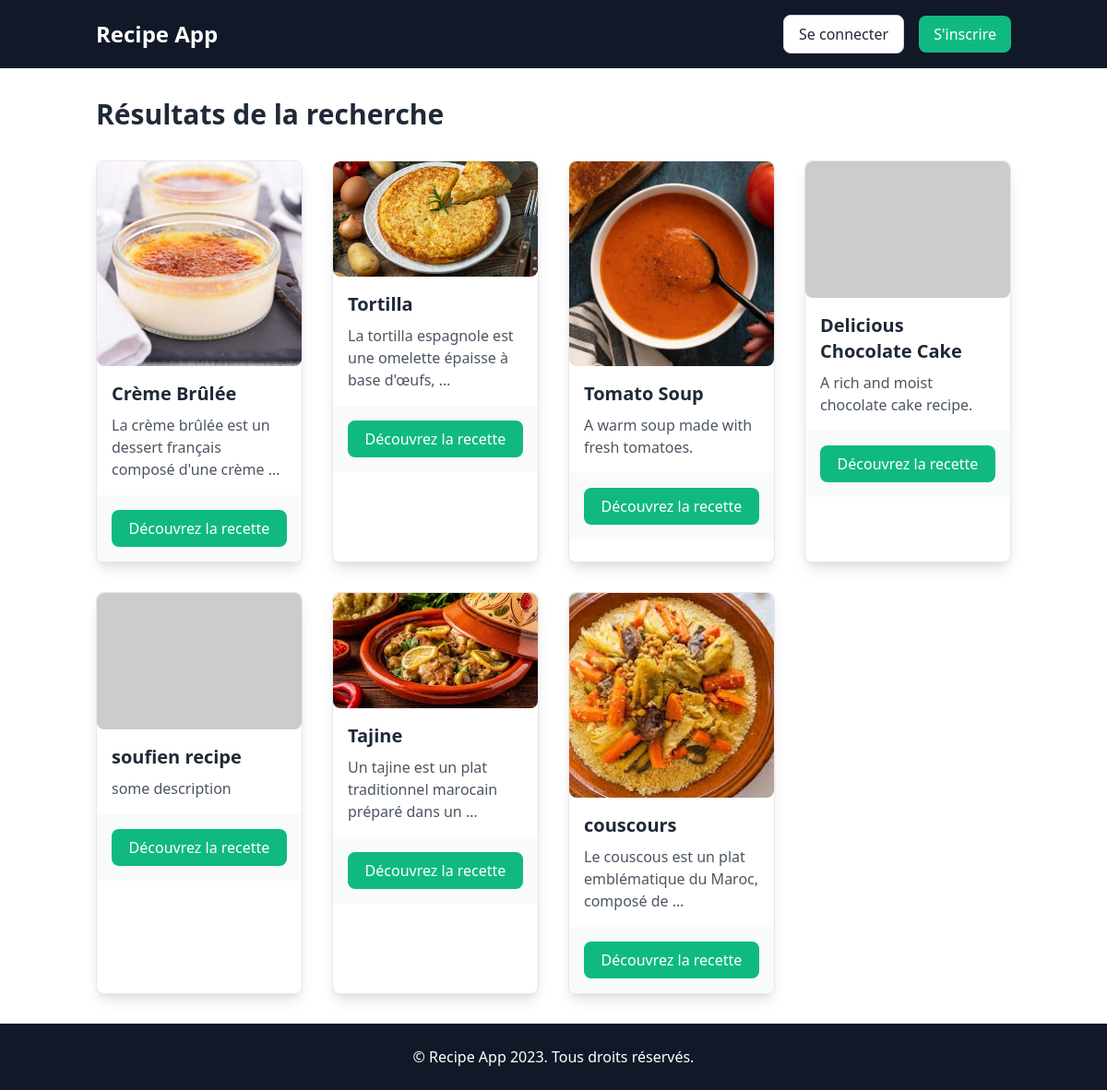
Page /recipes/chercher_recette/ on the committed database.
### recipes/models.py (models this page shows, shortened)
class Recipe(models.Model):
    title = models.CharField(max_length=200)
    description = models.TextField()
    user = models.ForeignKey(User, on_delete=models.SET_NULL, null=True, blank=True)
    image = models.ImageField(upload_to='recipes_photos/',default="https://dummyimage.com/450x300/dee2e6/6c757d.jpg")

### recipes/views.py (the view)
# urls.py: path('chercher_recette/', recipes.views.chercher_recette, name='chercher_recette'),
def chercher_recette(request):
    q = request.GET.get('query', '')  # Obtenir le mot-clé de recherche depuis l'URL
    recherches = Recipe.objects.filter(title__icontains=q)  # Rechercher dans le champ "title"
    return render(request, "recipes/search_result.html", {'recherches': recherches})

### recipes/templates/recipes/search_result.html (shortened to what this page needs)
<!DOCTYPE html>
<html lang="fr">
<head>
    <link href="https://cdn.jsdelivr.net/npm/tailwindcss@2.0.0/dist/tailwind.min.css" rel="stylesheet">
</head>
<body class="min-h-screen flex flex-col">
    <nav class="bg-gray-900">
        <div class="container mx-auto px-4 py-4 flex justify-between items-center">
            <div class="flex items-center space-x-4">
                <a href="{% url 'recipes' %}" class="text-2xl font-bold text-white">Recipe App</a>
            </div>
            <div class="flex items-center space-x-4">
                {% if user.is_authenticated %}
                <p class="text-white">Bonjour, <span class="font-bold">{{ user.username }}</span></p>
                    <a href="{% url 'profile' %}" class="bg-green-500 text-white hover:bg-green-600 px-4 py-2 rounded-lg">Profile</a>
                {% else %}
                    <a href="{% url 'login' %}" class="bg-white text-gray-800 hover:bg-gray-100 px-4 py-2 rounded-lg border border-gray-300">Se connecter</a>
                    <a href="{% url 'signup' %}" class="bg-green-500 text-white hover:bg-green-600 px-4 py-2 rounded-lg">S'inscrire</a>
                {% endif %}
            </div>
        </div>
    </nav>
    <section class="py-8 flex-grow">
        <div class="container mx-auto px-4">
            <h1 class="text-3xl font-semibold text-gray-800 mb-8">Résultats de la recherche</h1>
            {% if recherches %}
                <div class="grid grid-cols-1 md:grid-cols-2 lg:grid-cols-4 gap-8">
                    {% for recette in recherches %}
                    <div class="bg-white border border-gray-200 rounded-lg shadow-lg overflow-hidden hover:scale-105 transform transition">
                        <img src="../../../recipes_photos/{{recette.image }}"
                                    class="w-full h-[200px] object-cover rounded-lg"
                                    onerror="this.onerror=null; this.src='https://dummyimage.com/450x300/dee2e6/6c757d.jpg';"><div class="p-4">
                            <h2 class="text-xl font-semibold text-gray-800">{{ recette.title }}</h2>
                            <p class="text-gray-600 mt-2">{{ recette.description|truncatewords:10 }}</p>
                        </div>
                        <div class="p-4 bg-gray-50">
                            <a href="{% url 'recette_info' recette.id%}" class="bg-green-500 text-white hover:bg-green-600 px-4 py-2 block text-center rounded-lg">Découvrez la recette</a>
                        </div>
                    </div>
                    {% endfor %}
                </div>
            {% else %}
                <p class="text-gray-600">Aucune recette trouvée pour votre recherche.</p>
            {% endif %}
        </div>
    </section>
    <footer class="bg-gray-900 py-6">
        <div class="container mx-auto text-center text-white">
            <p>&copy; Recipe App 2023. Tous droits réservés.</p>
        </div>
    </footer>
</body>
</html>

### rows in the picture
Recipe: image (picture), title "Crème Brûlée", description "La crème brûlée est un dessert français composé d'une crème …"
Recipe: image (picture), title "Tortilla", description "La tortilla espagnole est une omelette épaisse à base d'œufs, …"
Recipe: image (picture), title "Tomato Soup", description "A warm soup made with fresh tomatoes."
Recipe: title "Delicious Chocolate Cake", description "A rich and moist chocolate cake recipe."
Recipe: title "soufien recipe", description "some description"
Recipe: image (picture), title "Tajine", description "Un tajine est un plat traditionnel marocain préparé dans un …"
Recipe: image (picture), title "couscours", description "Le couscous est un plat emblématique du Maroc, composé de …"
